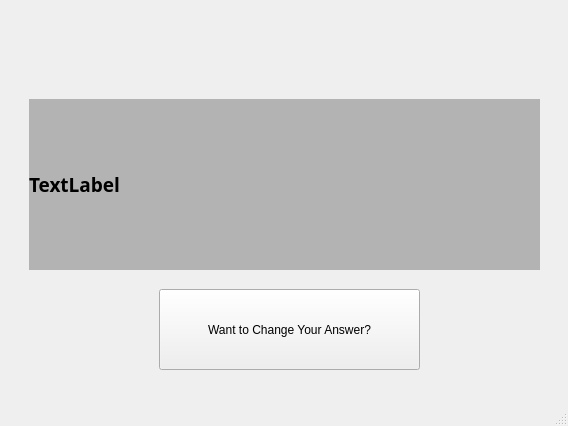
<?xml version="1.0" encoding="UTF-8"?>
<ui version="4.0">
 <class>MainWindow</class>
 <widget class="QMainWindow" name="MainWindow">
  <property name="geometry">
   <rect>
    <x>0</x>
    <y>0</y>
    <width>568</width>
    <height>426</height>
   </rect>
  </property>
  <property name="windowTitle">
   <string>MainWindow</string>
  </property>
  <widget class="QWidget" name="centralwidget">
   <widget class="QPushButton" name="btnCrazy">
    <property name="geometry">
     <rect>
      <x>70</x>
      <y>240</y>
      <width>131</width>
      <height>91</height>
     </rect>
    </property>
    <property name="text">
     <string>CRAZY</string>
    </property>
   </widget>
   <widget class="QPushButton" name="btnStupid">
    <property name="geometry">
     <rect>
      <x>360</x>
      <y>240</y>
      <width>131</width>
      <height>91</height>
     </rect>
    </property>
    <property name="text">
     <string>STUPID</string>
    </property>
   </widget>
   <widget class="QStackedWidget" name="stackedWidget">
    <property name="geometry">
     <rect>
      <x>-11</x>
      <y>-11</y>
      <width>621</width>
      <height>401</height>
     </rect>
    </property>
    <property name="autoFillBackground">
     <bool>true</bool>
    </property>
    <widget class="QWidget" name="page">
     <widget class="QLabel" name="lblQuote">
      <property name="geometry">
       <rect>
        <x>40</x>
        <y>110</y>
        <width>511</width>
        <height>171</height>
       </rect>
      </property>
      <property name="palette">
       <palette>
        <active>
         <colorrole role="Button">
          <brush brushstyle="SolidPattern">
           <color alpha="255">
            <red>179</red>
            <green>179</green>
            <blue>179</blue>
           </color>
          </brush>
         </colorrole>
         <colorrole role="Text">
          <brush brushstyle="SolidPattern">
           <color alpha="255">
            <red>128</red>
            <green>0</green>
            <blue>2</blue>
           </color>
          </brush>
         </colorrole>
         <colorrole role="Base">
          <brush brushstyle="SolidPattern">
           <color alpha="255">
            <red>179</red>
            <green>179</green>
            <blue>179</blue>
           </color>
          </brush>
         </colorrole>
         <colorrole role="Window">
          <brush brushstyle="SolidPattern">
           <color alpha="255">
            <red>179</red>
            <green>179</green>
            <blue>179</blue>
           </color>
          </brush>
         </colorrole>
        </active>
        <inactive>
         <colorrole role="Button">
          <brush brushstyle="SolidPattern">
           <color alpha="255">
            <red>179</red>
            <green>179</green>
            <blue>179</blue>
           </color>
          </brush>
         </colorrole>
         <colorrole role="Text">
          <brush brushstyle="SolidPattern">
           <color alpha="255">
            <red>128</red>
            <green>0</green>
            <blue>2</blue>
           </color>
          </brush>
         </colorrole>
         <colorrole role="Base">
          <brush brushstyle="SolidPattern">
           <color alpha="255">
            <red>179</red>
            <green>179</green>
            <blue>179</blue>
           </color>
          </brush>
         </colorrole>
         <colorrole role="Window">
          <brush brushstyle="SolidPattern">
           <color alpha="255">
            <red>179</red>
            <green>179</green>
            <blue>179</blue>
           </color>
          </brush>
         </colorrole>
        </inactive>
        <disabled>
         <colorrole role="Button">
          <brush brushstyle="SolidPattern">
           <color alpha="255">
            <red>179</red>
            <green>179</green>
            <blue>179</blue>
           </color>
          </brush>
         </colorrole>
         <colorrole role="Text">
          <brush brushstyle="SolidPattern">
           <color alpha="255">
            <red>127</red>
            <green>127</green>
            <blue>127</blue>
           </color>
          </brush>
         </colorrole>
         <colorrole role="Base">
          <brush brushstyle="SolidPattern">
           <color alpha="255">
            <red>179</red>
            <green>179</green>
            <blue>179</blue>
           </color>
          </brush>
         </colorrole>
         <colorrole role="Window">
          <brush brushstyle="SolidPattern">
           <color alpha="255">
            <red>179</red>
            <green>179</green>
            <blue>179</blue>
           </color>
          </brush>
         </colorrole>
        </disabled>
       </palette>
      </property>
      <property name="font">
       <font>
        <family>Silom</family>
        <pointsize>14</pointsize>
        <weight>75</weight>
        <italic>false</italic>
        <bold>true</bold>
        <underline>false</underline>
        <strikeout>false</strikeout>
       </font>
      </property>
      <property name="autoFillBackground">
       <bool>false</bool>
      </property>
      <property name="styleSheet">
       <string notr="true">background-color: rgb(179, 179, 179);</string>
      </property>
      <property name="text">
       <string>TextLabel</string>
      </property>
      <property name="scaledContents">
       <bool>true</bool>
      </property>
      <property name="wordWrap">
       <bool>true</bool>
      </property>
     </widget>
     <widget class="QPushButton" name="btnChange">
      <property name="geometry">
       <rect>
        <x>170</x>
        <y>300</y>
        <width>261</width>
        <height>81</height>
       </rect>
      </property>
      <property name="text">
       <string>Want to Change Your Answer?</string>
      </property>
     </widget>
    </widget>
    <widget class="QWidget" name="page_2"/>
   </widget>
  </widget>
  <widget class="QMenuBar" name="menubar">
   <property name="geometry">
    <rect>
     <x>0</x>
     <y>0</y>
     <width>568</width>
     <height>22</height>
    </rect>
   </property>
  </widget>
  <widget class="QStatusBar" name="statusbar"/>
 </widget>
 <resources/>
 <connections/>
</ui>
